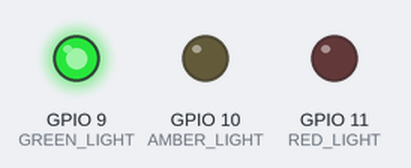
This program was run on a simulated Raspberry Pi (BCM pin numbers). Parts: output pins drawn as LEDs (lit = HIGH). What the program prints to the terminal is not drawn.

Above: at 5.0 s.
At 12.5 s:
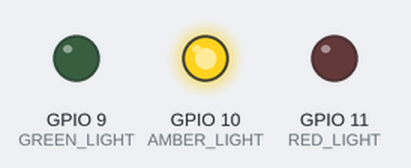
At 20.0 s:
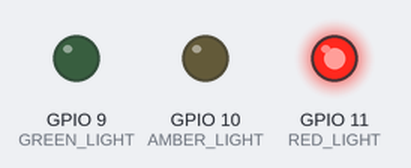
Timing chart, 0 to 32.5 s (numbered marks = the images above):
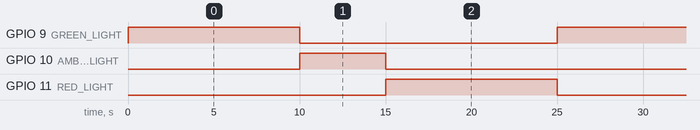

The program:

3-lights.py
```python
# Setup
import RPi.GPIO as GPIO
import time

# start with BCM
GPIO.setmode(GPIO.BCM)

#some constants
GREEN_LIGHT = 9
AMBER_LIGHT = 10
RED_LIGHT = 11

print("Setting up Pins")
GPIO.setup(GREEN_LIGHT, GPIO.OUT)
GPIO.setup(AMBER_LIGHT, GPIO.OUT)
GPIO.setup(RED_LIGHT, GPIO.OUT)


try:
    while True:
        print("Looping")
        # do stuff
        GPIO.output(GREEN_LIGHT, GPIO.HIGH)
        time.sleep(10)

        GPIO.output(GREEN_LIGHT, GPIO.LOW)
        GPIO.output(AMBER_LIGHT, GPIO.HIGH)
        time.sleep(5)

        GPIO.output(AMBER_LIGHT, GPIO.LOW)
        GPIO.output(RED_LIGHT, GPIO.HIGH)
        time.sleep(10)

        GPIO.output(RED_LIGHT, GPIO.LOW)

finally:
    GPIO.cleanup()
```

Measured:
- by itself, GPIO 9 (GREEN_LIGHT), GPIO 11 (RED_LIGHT): alternates HIGH for 10.0 s and LOW for 15.0 s
- by itself, GPIO 10 (AMBER_LIGHT): alternates HIGH for 5.0 s and LOW for 20.0 s
- by itself, everything shown: repeats every 25.0 s, in 3 steps
